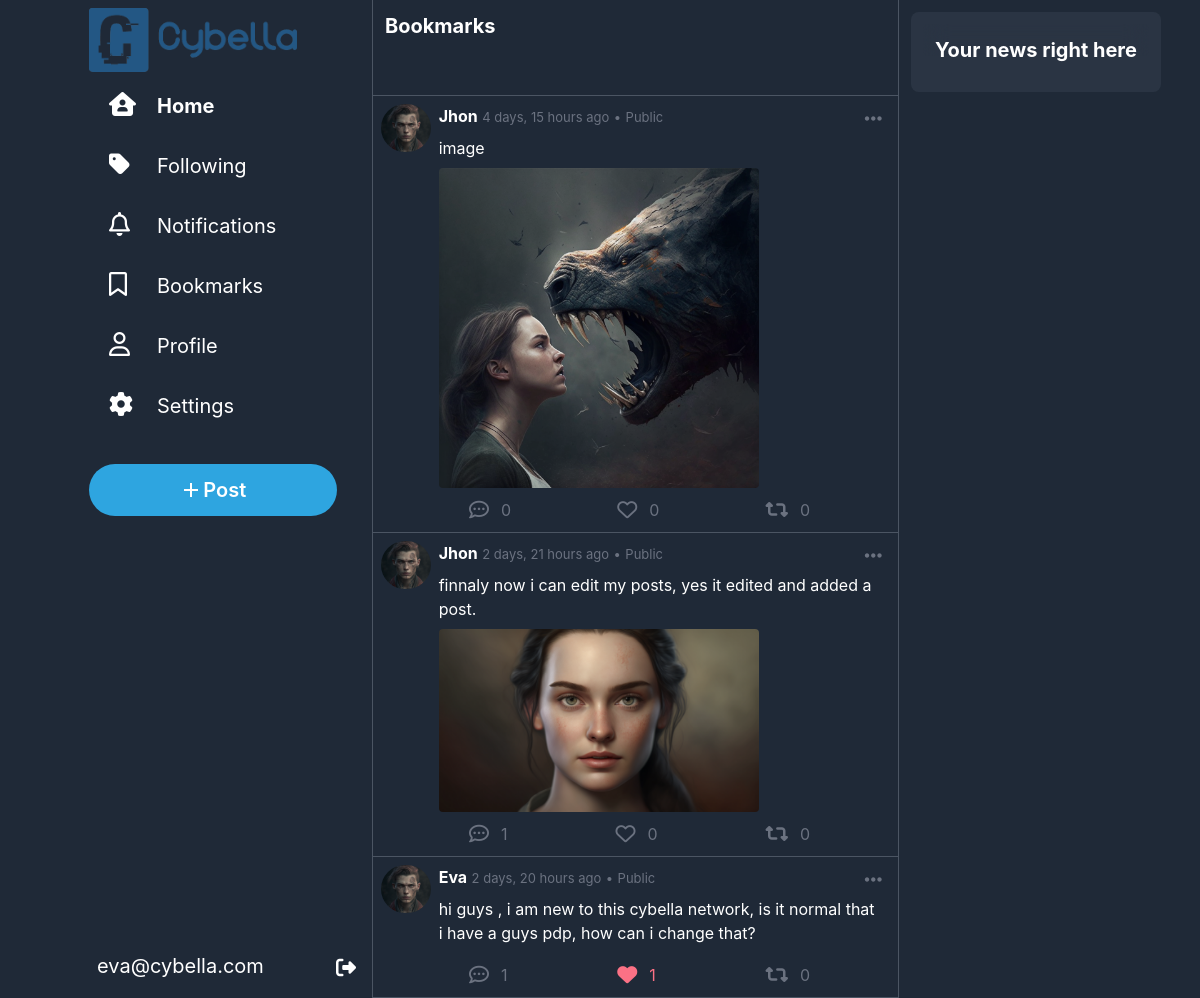
Before: /bookmark (signed in) with the older database file.
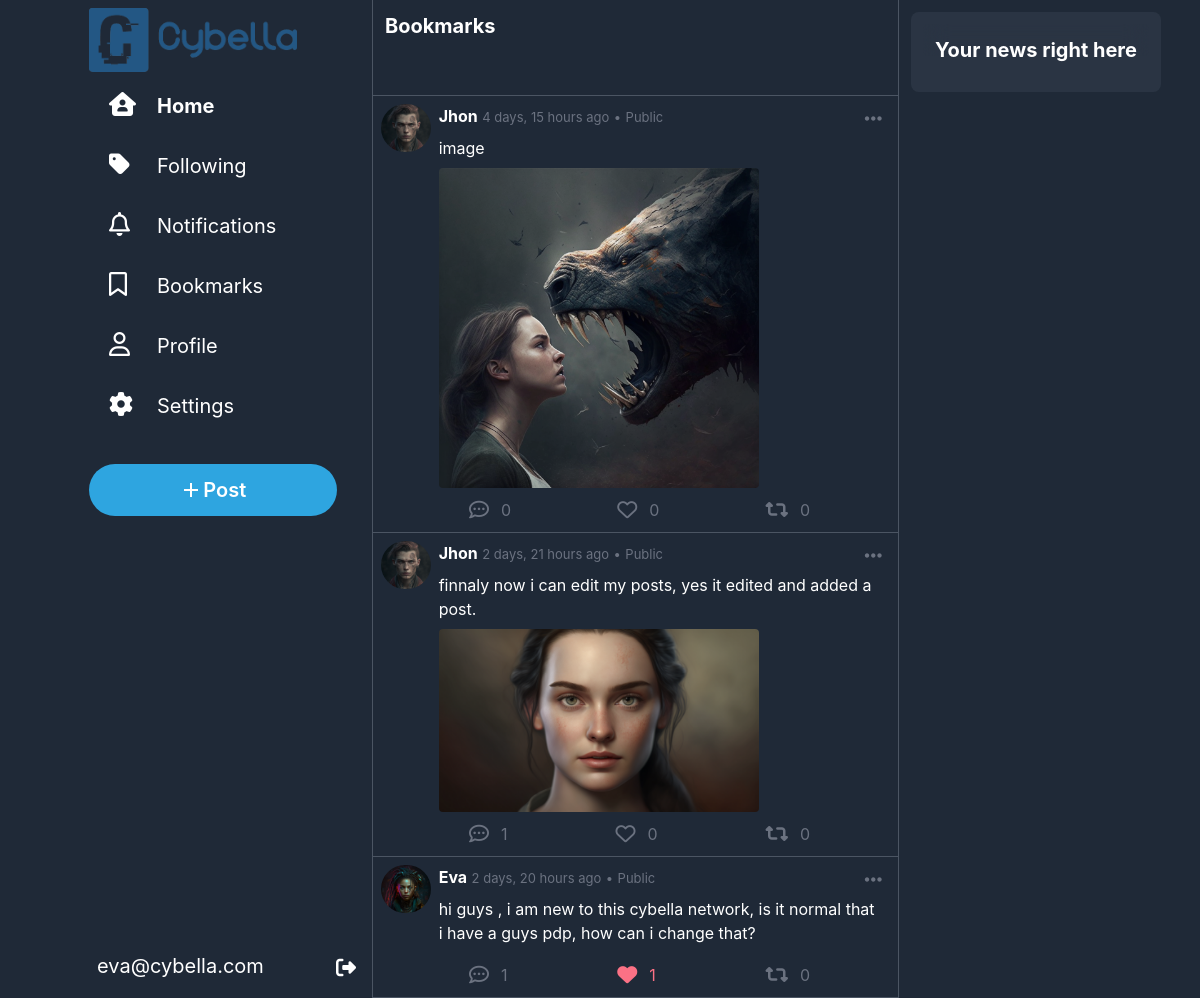
After: the same page with the newer database file.
### network/models.py (models this page shows, shortened)
class Post(models.Model):
    user = models.ForeignKey(User, on_delete=models.CASCADE, related_name="posts")
    content = models.CharField(max_length=500)
    timestamp = models.DateTimeField(auto_now_add=True)
    likes = models.ManyToManyField(User, blank=True, related_name="liked_posts")
    images = models.ImageField(upload_to="network/images/posts", blank=True, null=True)
    repost = models.ForeignKey("self", on_delete=models.CASCADE, blank=True, null=True, related_name="reposts")
    parent_post = models.ForeignKey("self", on_delete=models.CASCADE, blank=True, null=True, related_name="comments")
    def is_reposted(self, user):
        return self.reposts.filter(user=user).exists()
    def is_a_repost(self):
        return self.repost is not None and self.user != self.repost.user

class User(AbstractUser):
    picture = models.ImageField(upload_to="network/images/profile_pictures", blank=True, null=True, default="network/images/profile_pictures/default.png")
    followers = models.ManyToManyField("self", symmetrical=False, blank=True, related_name="following")
    bookmarks = models.ManyToManyField("Post", blank=True, related_name="bookmarked_by")
    bio = models.TextField(blank=True)
    def __str__(self):
        return f"{self.username}"

### network/views.py (the view)
# urls.py: path("bookmark",views.view_bookmarks, name="bookmark"),
def view_bookmarks(request):
    bookmarks = request.user.bookmarks.all()
    return render(request, "network/bookmark.html", {
        "posts": bookmarks
    })

### network/templatetags/custom_filters.py (called while the page is built)
@register.filter
def is_reposted_by_user(post, user):
    return post.is_reposted(user)

@register.filter
def is_repost(post):
    return post.is_a_repost()

### network/templates/network/bookmark.html (shortened to what this page needs)
{% extends "network/layout.html" %}
{% load static %}
{% load custom_filters %}
{% block body %}
    <div class=" w-full backdrop-blur-md backdrop-filter h-24 bg-gray-800 sticky p-3 text-xl text-white font-bold border-b border-gray-600">
        Bookmarks
    </div>
    {%for post in posts%}
        <div id="post{{post.id}}" class="w-full mx-auto bg-gray-800 pb-1 p-2 text-white border-b border-gray-600 hover:cursor-pointer hover:bg-slate-800">
            <div onclick="window.location.href='{% url 'post' post_id=post.id %}'" class="flex ">
                <a href="{% url 'profile' username=post.user %}" class="w-14 h-12 rounded-full mr-2"><img class="w-14 h-12 rounded-full mr-2" src="{{post.user.picture.url}}" alt="user Avatar"></a>
                <div class="w-full">
                    <div class="flex justify-between">
                        <div>
                            <span class="font-bold"><a href="{% url 'profile' username=post.user %}">{{post.user|title}}</a></span>
                            <span class="text-gray-500 text-[13px]">{{post.timestamp|timesince}} ago</span>
                            <span class="text-gray-500 text-[13px]">•</span>
                            <span class="text-gray-500 text-[13px]">Public</span>
                        </div>
                        <div onclick="event.stopPropagation(); showOptions(this)"  class="relative hover:cursor-pointer rounded-full hover:bg-blue-600 hover:bg-opacity-20 px-2 py-1">
                            <i class="fa-solid fa-ellipsis-h text-xl text-gray-500  hover:text-blue-400"></i>
                        </div>
                    </div>
                    <div class="text-md w-full pl-0 pt-0 p-2  ">{{post.content}}</div>
                    {% if post.images %}
                        <div id="images-container" class="">
                            <img class="max-w-xs max-h-xs rounded" src="{{post.images.url}}" alt="post image">
                        </div>
                    {%endif%}
                </div>
            </div>
            <div class="flex justify-between mt-1 mx-20 text-gray-500">
                <div onclick="openCommentBox('{{post.user|title}}','{{post.timestamp|timesince}}','{{post.content}}','{{post.user.picture.url}}','{{post.id}}')" class="flex hover:text-blue-400 hover:cursor-pointer"><i class="fa-regular fa-comment-dots text-xl rounded-full hover:bg-blue-400 hover:bg-opacity-20 p-2 "></i><span class="mt-1.5 ml-1">{{post.comments.all.count}}</span></div>
                {% if user not in post.likes.all%}
                    <div id="like" onclick="like(this,{{post.id}})" class="flex hover:text-rose-400 hover:cursor-pointer"><i class="fa-regular fa-heart text-xl rounded-full hover:bg-rose-400 hover:bg-opacity-20 p-2"></i><span class="mt-1.5 ml-1">{{post.likes.count}}</span></div>
                {%else%}
                    <div id="like" onclick="like(this,{{post.id}})" class="flex hover:text-rose-400 hover:cursor-pointer text-rose-400"><i class="fa-solid fa-heart text-xl rounded-full hover:bg-rose-400 hover:bg-opacity-20 p-2"></i><span class="mt-1.5 ml-1">{{post.likes.count}}</span></div>
                {%endif%}
                {% if not user.is_authenticated or not post|is_reposted_by_user:user%}
                    <div id="repost" onclick="repost(this,{{post.id}})" class="flex hover:text-emerald-500 hover:cursor-pointer"><i class="fa-solid fa-retweet text-xl rounded-full hover:bg-emerald-500 hover:bg-opacity-20 p-2"></i><span class="mt-1.5 ml-1">{{post.reposts.count}}</span></div>
                {%else%}
                    <div id="repost" onclick="repost(this,{{post.id}})" class="flex text-emerald-500 hover:text-emerald-500 hover:cursor-pointer"><i class="fa-solid fa-retweet text-xl rounded-full hover:bg-emerald-500 hover:bg-opacity-20 p-2"></i><span class="mt-1.5 ml-1">{{post.reposts.count}}</span></div>
                {%endif%}
            </div>
        </div>
    {%endfor%}
{% endblock %}

Changed rows visible on the page:
changed through a linked row, Post "2 days, 20 hours": user.picture: picture added in place of a placeholder
